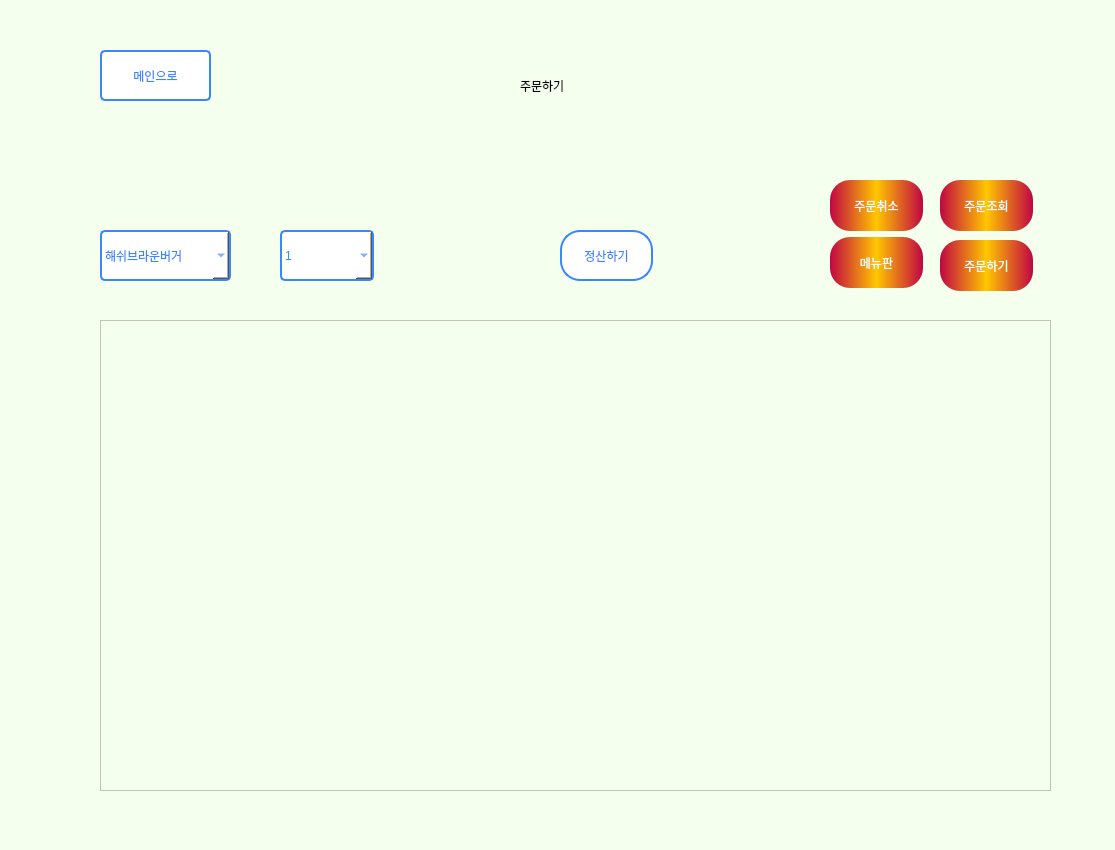
<?xml version="1.0" encoding="UTF-8"?>
<ui version="4.0">
 <class>Form</class>
 <widget class="QWidget" name="Form">
  <property name="geometry">
   <rect>
    <x>0</x>
    <y>0</y>
    <width>1115</width>
    <height>850</height>
   </rect>
  </property>
  <property name="windowTitle">
   <string>Form</string>
  </property>
  <property name="styleSheet">
   <string notr="true">background-color: rgb(194, 255, 184);
background-color: rgb(244, 255, 237);</string>
  </property>
  <widget class="QTableWidget" name="table">
   <property name="geometry">
    <rect>
     <x>100</x>
     <y>320</y>
     <width>951</width>
     <height>471</height>
    </rect>
   </property>
   <property name="styleSheet">
    <string notr="true"/>
   </property>
  </widget>
  <widget class="QComboBox" name="combo_menu">
   <property name="geometry">
    <rect>
     <x>100</x>
     <y>230</y>
     <width>131</width>
     <height>51</height>
    </rect>
   </property>
   <property name="styleSheet">
    <string notr="true">color: rgb(58, 134, 255);
	background-color: white;
	border: 2px solid rgb(58, 134, 255);
	border-radius: 5px;</string>
   </property>
   <item>
    <property name="text">
     <string>해쉬브라운버거</string>
    </property>
   </item>
   <item>
    <property name="text">
     <string>와퍼</string>
    </property>
   </item>
   <item>
    <property name="text">
     <string>빅맥</string>
    </property>
   </item>
   <item>
    <property name="text">
     <string>새우버거</string>
    </property>
   </item>
   <item>
    <property name="text">
     <string>치킨버거</string>
    </property>
   </item>
   <item>
    <property name="text">
     <string>해쉬브라운</string>
    </property>
   </item>
   <item>
    <property name="text">
     <string>감자튀김</string>
    </property>
   </item>
   <item>
    <property name="text">
     <string>스프라이트</string>
    </property>
   </item>
   <item>
    <property name="text">
     <string>해쉬브라운버거세트</string>
    </property>
   </item>
   <item>
    <property name="text">
     <string>와퍼세트</string>
    </property>
   </item>
   <item>
    <property name="text">
     <string>빅맥세트</string>
    </property>
   </item>
   <item>
    <property name="text">
     <string>새우버거세트</string>
    </property>
   </item>
   <item>
    <property name="text">
     <string>치킨버거세트</string>
    </property>
   </item>
   <item>
    <property name="text">
     <string>콜라</string>
    </property>
   </item>
  </widget>
  <widget class="QPushButton" name="menu_btn">
   <property name="geometry">
    <rect>
     <x>830</x>
     <y>237</y>
     <width>93</width>
     <height>51</height>
    </rect>
   </property>
   <property name="styleSheet">
    <string notr="true">color: white;
	background-color:qlineargradient(spread:reflect, x1:0.5, y1:0.5, x2:1, y2:0.5, stop:0 rgba(255, 199, 0, 255), stop:1 rgba(192, 5, 67, 255));
	border-radius: 20px;</string>
   </property>
   <property name="text">
    <string>메뉴판</string>
   </property>
  </widget>
  <widget class="QPushButton" name="call_btn">
   <property name="geometry">
    <rect>
     <x>940</x>
     <y>240</y>
     <width>93</width>
     <height>51</height>
    </rect>
   </property>
   <property name="styleSheet">
    <string notr="true">color: white;
	background-color:qlineargradient(spread:reflect, x1:0.5, y1:0.5, x2:1, y2:0.5, stop:0 rgba(255, 199, 0, 255), stop:1 rgba(192, 5, 67, 255));
	border-radius: 20px;</string>
   </property>
   <property name="text">
    <string>주문하기</string>
   </property>
  </widget>
  <widget class="QComboBox" name="combo_amount">
   <property name="geometry">
    <rect>
     <x>280</x>
     <y>230</y>
     <width>94</width>
     <height>51</height>
    </rect>
   </property>
   <property name="styleSheet">
    <string notr="true">color: rgb(58, 134, 255);
	background-color: white;
	border: 2px solid rgb(58, 134, 255);
	border-radius: 5px;</string>
   </property>
   <item>
    <property name="text">
     <string>1</string>
    </property>
   </item>
   <item>
    <property name="text">
     <string>2</string>
    </property>
   </item>
   <item>
    <property name="text">
     <string>3</string>
    </property>
   </item>
   <item>
    <property name="text">
     <string>4</string>
    </property>
   </item>
   <item>
    <property name="text">
     <string>5</string>
    </property>
   </item>
  </widget>
  <widget class="QLabel" name="label">
   <property name="geometry">
    <rect>
     <x>520</x>
     <y>65</y>
     <width>131</width>
     <height>41</height>
    </rect>
   </property>
   <property name="styleSheet">
    <string notr="true"/>
   </property>
   <property name="text">
    <string>주문하기</string>
   </property>
  </widget>
  <widget class="QPushButton" name="main_btn">
   <property name="geometry">
    <rect>
     <x>100</x>
     <y>50</y>
     <width>111</width>
     <height>51</height>
    </rect>
   </property>
   <property name="styleSheet">
    <string notr="true">color: rgb(58, 134, 255);
	background-color: white;
	border: 2px solid rgb(58, 134, 255);
	border-radius: 5px;</string>
   </property>
   <property name="text">
    <string>메인으로</string>
   </property>
  </widget>
  <widget class="QPushButton" name="search_btn">
   <property name="geometry">
    <rect>
     <x>940</x>
     <y>180</y>
     <width>93</width>
     <height>51</height>
    </rect>
   </property>
   <property name="styleSheet">
    <string notr="true">color: white;
	background-color:qlineargradient(spread:reflect, x1:0.5, y1:0.5, x2:1, y2:0.5, stop:0 rgba(255, 199, 0, 255), stop:1 rgba(192, 5, 67, 255));
	border-radius: 20px;</string>
   </property>
   <property name="text">
    <string>주문조회</string>
   </property>
  </widget>
  <widget class="QPushButton" name="cal_btn">
   <property name="geometry">
    <rect>
     <x>560</x>
     <y>230</y>
     <width>93</width>
     <height>51</height>
    </rect>
   </property>
   <property name="styleSheet">
    <string notr="true">color: rgb(58, 134, 255);
	background-color: white;
	border: 2px solid rgb(58, 134, 255);
	border-radius: 20px;</string>
   </property>
   <property name="text">
    <string>정산하기</string>
   </property>
  </widget>
  <widget class="QPushButton" name="cancel_btn">
   <property name="geometry">
    <rect>
     <x>830</x>
     <y>180</y>
     <width>93</width>
     <height>51</height>
    </rect>
   </property>
   <property name="styleSheet">
    <string notr="true">color: white;
	background-color:qlineargradient(spread:reflect, x1:0.5, y1:0.5, x2:1, y2:0.5, stop:0 rgba(255, 199, 0, 255), stop:1 rgba(192, 5, 67, 255));
	border-radius: 20px;</string>
   </property>
   <property name="text">
    <string>주문취소</string>
   </property>
  </widget>
 </widget>
 <resources/>
 <connections/>
</ui>
